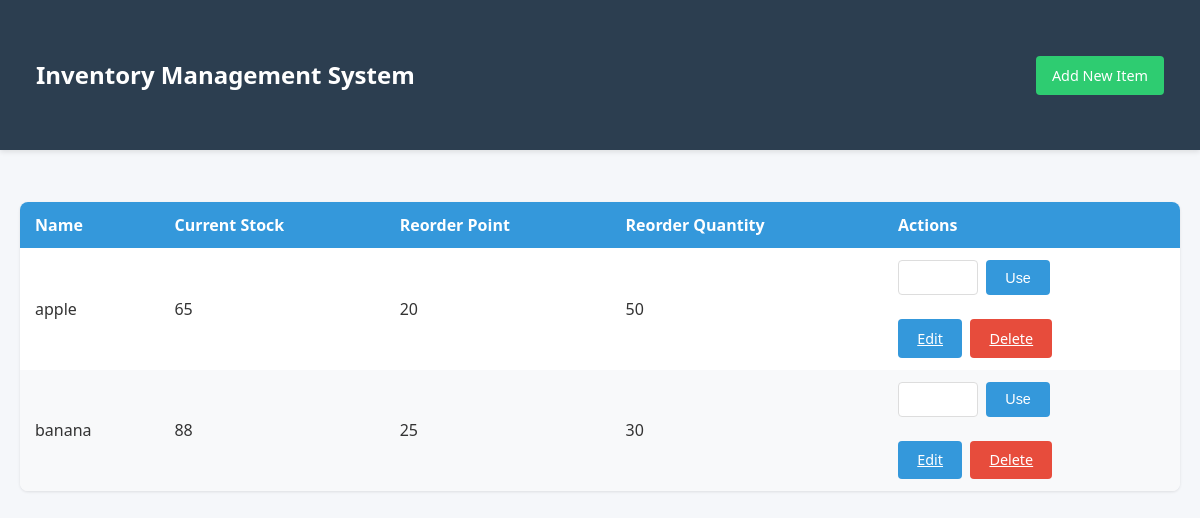
The app's page /, older data.
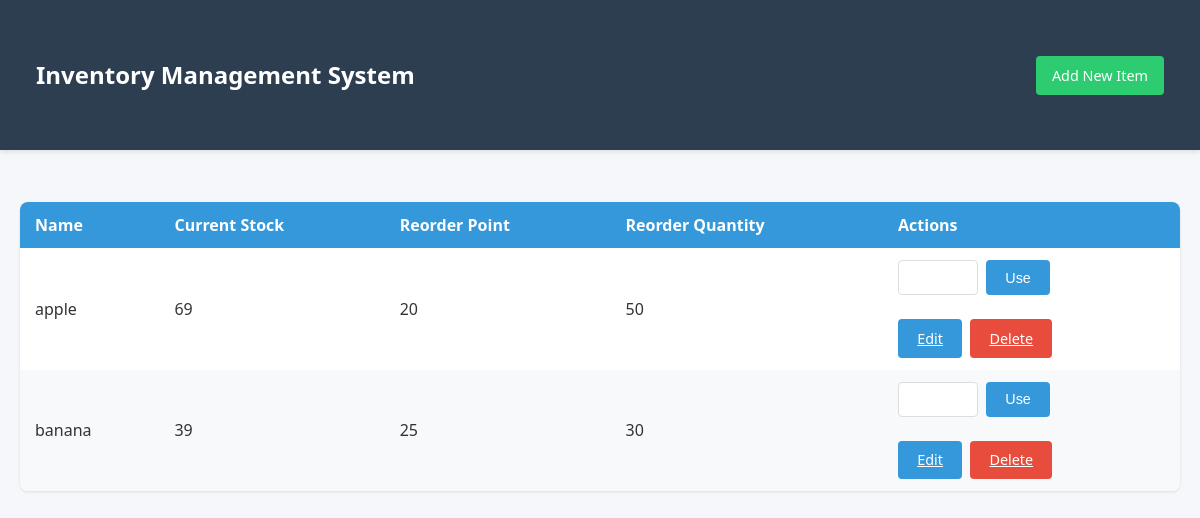
The same page, newer data.
### inventory/models.py (models this page shows, shortened)
class InventoryItem(models.Model):
    name = models.CharField(max_length=100)
    current_stock = models.IntegerField()
    reorder_point = models.IntegerField()
    reorder_quantity = models.IntegerField()

### inventory/views.py (the view)
# urls.py: path('', views.InventoryListView.as_view(), name='inventory_list'),
class InventoryListView(ListView):
    model = InventoryItem
    template_name = 'inventory/inventory_list.html'
    context_object_name = 'items'

### inventory/templates/inventory/inventory_list.html (shortened to what this page needs)
{% load static %}
<link rel="stylesheet" href="{% static 'inventory/css/styles.css' %}">
<!DOCTYPE html>
<html>
<head>
    {% load static %}
    <link rel="stylesheet" href="{% static 'inventory/css/styles.css' %}">
</head>
<body>
    <header class="header">
        <nav class="nav container">
            <h1>Inventory Management System</h1>
            <a href="{% url 'inventory:inventory_add' %}" class="btn btn-success">Add New Item</a>
        </nav>
    </header>
    <div class="container">
        <table class="inventory-table">
            <thead>
                <tr>
                    <th>Name</th>
                    <th>Current Stock</th>
                    <th>Reorder Point</th>
                    <th>Reorder Quantity</th>
                    <th>Actions</th>
                </tr>
            </thead>
            <tbody>
                {% for item in items %}
                <tr>
                    <td>{{ item.name }}</td>
                    <td>{{ item.current_stock }}</td>
                    <td>{{ item.reorder_point }}</td>
                    <td>{{ item.reorder_quantity }}</td>
                    <td>
                        <form method="post" action="{% url 'inventory:use_stock' item.pk %}" class="form-inline">
                            <div class="form-group" style="display: flex; gap: 0.5rem;">
                                <input type="number" name="quantity" min="1" required
                                       style="width: 80px; padding: 0.3rem;">
                                <button type="submit" class="btn btn-primary">Use</button>
                            </div>
                        </form>
                        <div style="margin-top: 0.5rem; display: flex; gap: 0.5rem;">
                            <a href="{% url 'inventory:inventory_update' item.pk %}" class="btn btn-primary">Edit</a>
                            <a href="{% url 'inventory:inventory_delete' item.pk %}" class="btn btn-danger">Delete</a>
                        </div>
                    </td>
                </tr>
                {% endfor %}
            </tbody>
        </table>
    </div>
</body>
</html>

Row changes from the older to the newer data that the page shows:
changed InventoryItem "apple": current_stock "65" → "69"
changed InventoryItem "banana": current_stock "88" → "39"
